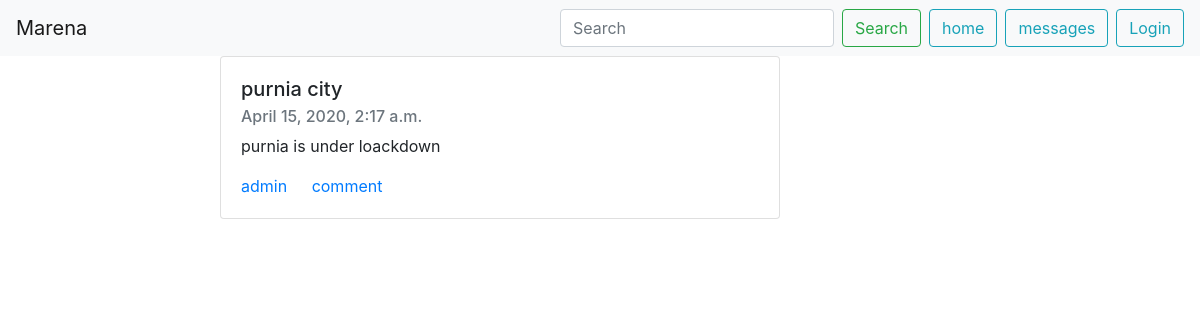
Screenshot of /post/11/ with the database file from the repository.
### blog/models.py (models this page shows, shortened)
class posts(models.Model):
    title = models.CharField(max_length=50)
    date_posted = models.DateTimeField(auto_now_add=True)
    post_text = models.CharField(max_length=300)
    like = models.IntegerField(default=0)
    comment = models.CharField(null=True, max_length=200,blank=True)
    author = models.CharField(max_length=20, null=True)

### blog/views.py (the view)
# urls.py: path('post/<int:pk>/', PostDetailView.as_view(), name='post-detail'),
class PostDetailView(DetailView):
    model = posts
    template_name = 'blog/detail.html'
    context_object_name = 'posts'

### blog/templates/blog/detail.html (shortened to what this page needs)
{% extends 'blog/base.html' %}
{% block content %}
    <div class="container">
        <div class="row">
            <div class="col-lg-2" >
            </div>
            <div class="col-lg-5">
            <div class="card" style="width: 35rem;">
                <div class="card-body">
                <h5 class="card-title">{{ posts.title }}</h5>
                <h6 class="card-subtitle mb-2 text-muted">{{ posts.date_posted}}</h6>
                <p class="card-text">{{ posts.post_text }}</p>
                <a href="#" class="card-link">{{ posts.author }}</a>
                <a href="#" class="card-link"> comment </a>
            </div>
        </div>
    </div>
{% endblock content %}

### blog/templates/blog/detail.html (style rules this page uses)
.col-lg-5 { padding-left : 0 }

### rows the page displays
posts: title "purnia city", date_posted "April 15, 2020, 2:17 a.m.", post_text "purnia is under loackdown", author "admin"
